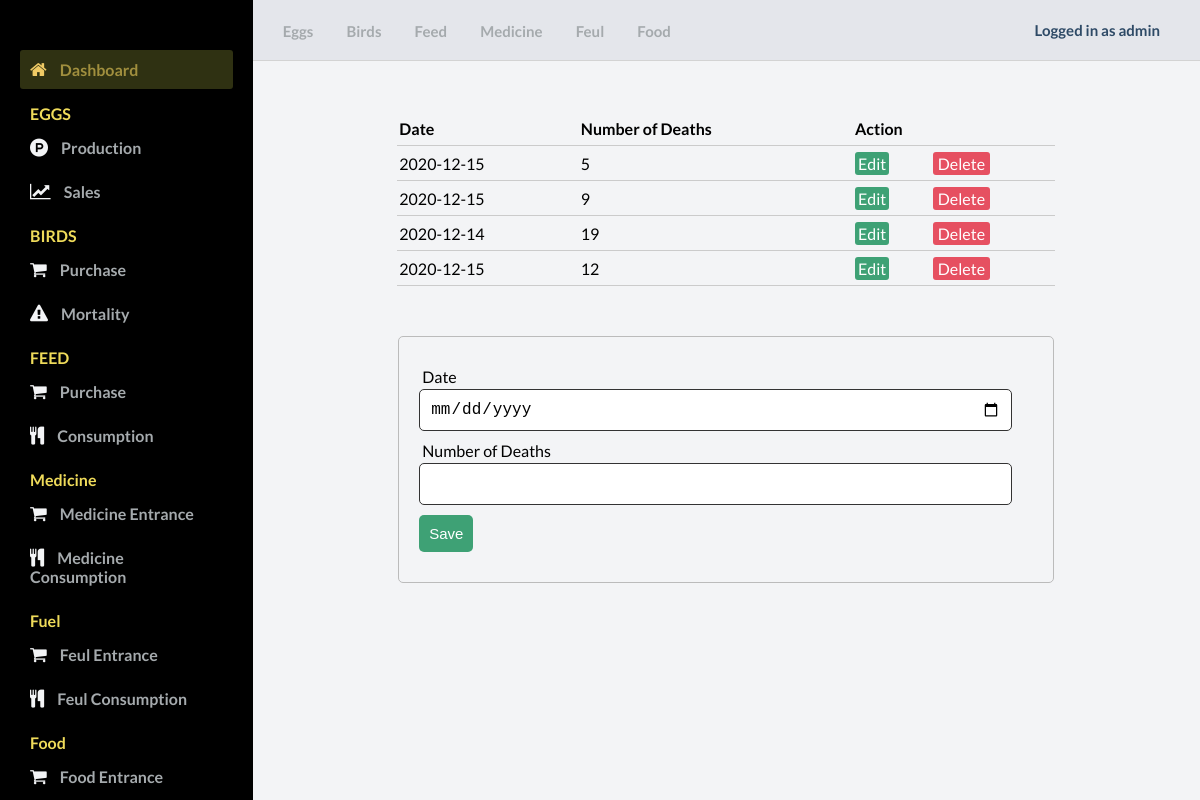
Page /birdsMortality.php (signed in) on the committed database.
### tables this page shows
CREATE TABLE `birdsmortality` (
  `BirdsMortality_ID` int(11) NOT NULL,
  `Date` date NOT NULL,
  `Deaths` int(11) NOT NULL
);

### includes/action.php (called while the page is built, shortened)
<?php
    include_once "database.php";
    class CrudOperation extends Database{
        public function viewMethod($table){
            $sql = "SELECT * FROM " . $table;
            $array = array();
            $query = $this->connect()->query($sql);
            while($row = mysqli_fetch_assoc($query)){
                $array[] = $row;
            }
            return $array;
        }
    }
    $birdsMortalityObject = new CrudOperation();
?>

### includes/database.php (called while the page is built, shortened)
<?php
class Database{
    public function connect(){
        $this->servername = 'localhost';
        $this->username = 'root';
        $this->password = '';
        $this->dbname = 'epms';
        $conn = new mysqli($this->servername, $this->username, $this->password, $this->dbname);
        return $conn;
    }
}
?>

### birdsMortality.php (the view, shortened to what this page needs)
<?php
include 'includes/database.php';
include 'includes/action.php';
?>
<!DOCTYPE html>
<html lang="en">
<body id="body">
    <div class="container">
        <main>
            <div class="main__container">
                <table>
                    <thead>
                        <th>Date</th>
                        <th>Number of Deaths</th>
                        <th colspan="2">Action</th>
                    </thead>
                    <tbody>
                    <?php
                        $myrow = $birdsMortalityObject->viewMethod("BirdsMortality");
                        foreach($myrow as $row){
                            ?>
                            <tr>
                                <td><?php echo $row['Date'];?></td>
                                <td><?php echo $row['Deaths'];?></td>
                                <td>
                                    <a class="edit_btn" href="birdsMortality.php?birdsmortupdate=1&id=<?php echo $row["BirdsMortality_ID"]; ?>">Edit</a>
                                </td>
                                <td>
                                <a class="del_btn" href="includes/action.php?birdsmortdelete=1&id=<?php echo $row["BirdsMortality_ID"]; ?>">Delete</a>
                                </td>
                            </tr>
                            <?php
                        }
                    ?>
                    </tbody>
                </table>
                <?php
                    if(isset($_GET["birdsmortupdate"])){
                        $id = $_GET["id"] ?? null;
                        $where = array("BirdsMortality_ID" => $id);
                        $row = $birdsPurchaseObject->selectMethod("BirdsMortality", $where);
                        ?>
                            <div id="error" style="text-align: center; color:  #e65061;"></div>
                            <form id="form" action="includes/action.php" method="post">
                                <div class="input-group">
                                    <input type="hidden" name="id" value="<?php echo $id; ?>">
                                </div>
                                <div class="input-group">
                                    <label for="">Date</label>
                                    <input id="Date" type="date" name="Date" value="<?php echo $row["Date"]; ?>">
                                </div>
                                <div class="input-group">
                                    <label for="">Number of Deaths</label>
                                    <input id="Deaths" type="number" step="any" name="Deaths" value="<?php echo $row["Deaths"]; ?>">
                                </div>
                                <div class="input-group">
                                    <button type="submit" name="birdsmortedit" class="btn" value="">Update</button>
                                </div>
                            </form>
                        <?php
                    }else{
                        ?>
                            <form id="form" action="includes/action.php" method="post">
                                <div class="input-group">
                                    <label for="">Date</label>
                                    <input id="Date" type="date" name="Date" value="">
                                </div>
                                <div class="input-group">
                                    <label for="">Number of Deaths</label>
                                    <input id="Deaths" type="number" step="any" name="Deaths" value="">
                                </div>
                                <div class="input-group">
                                    <button type="submit" name="birdsmortsave" class="btn">Save</button>
                                </div>
                            </form>
                        <?php
                    }
                        ?>
            </div>
        </main>
    </div>
</body>
</html>

### styles.css (style rules this page uses)
* { margin: 0; padding: 0; }
body { box-sizing: border-box; font-family: "Lato", sans-serif; }
.container { display: grid; height: 100vh; grid-template-columns: 0.8fr 1fr 1fr 1fr; grid-template-rows: 0.2fr 3fr; grid-template-areas: "sidebar nav nav nav" "sidebar main main main"; }
main { background: #f3f4f6; grid-area: main; overflow-y: auto; }
.main__container { padding: 20px 35px; }
table { width: 75%; margin: 30px auto; border-collapse: collapse; text-align: left; }
tr { border-bottom: 1px solid #cbcbcb; }
th, td { border: none; height: 30px; padding: 2px; }
form { width: 70%; margin: 50px auto; text-align: left; padding: 20px; border: 1px solid #bbb; border-radius: 5px; }
.input-group { margin: 10px 0; }
.input-group label { display: block; text-align: left; margin: 3px; }
.input-group input { height: 30px; width: 93%; padding: 5px 10px; font-size: 16px; border-radius: 5px; border: 1px solid #333; }
.btn { padding: 10px; font-size: 15px; color: #fff; background:#3ea175; border: none; border-radius: 5px; }
.edit_btn { text-decoration: none; padding: 2px 3px; background: #3ea175; color: #fff; border-radius: 3px; }
.del_btn { text-decoration: none; padding: 2px 5px; color: #fff; border-radius: 3px; background: #e65061; }

### rows in the picture
birdsmortality: Date "2020-12-15", Deaths "5"
birdsmortality: Date "2020-12-15", Deaths "9"
birdsmortality: Date "2020-12-14", Deaths "19"
birdsmortality: Date "2020-12-15", Deaths "12"

### other values in the picture
$_SESSION["Username"] "admin"
